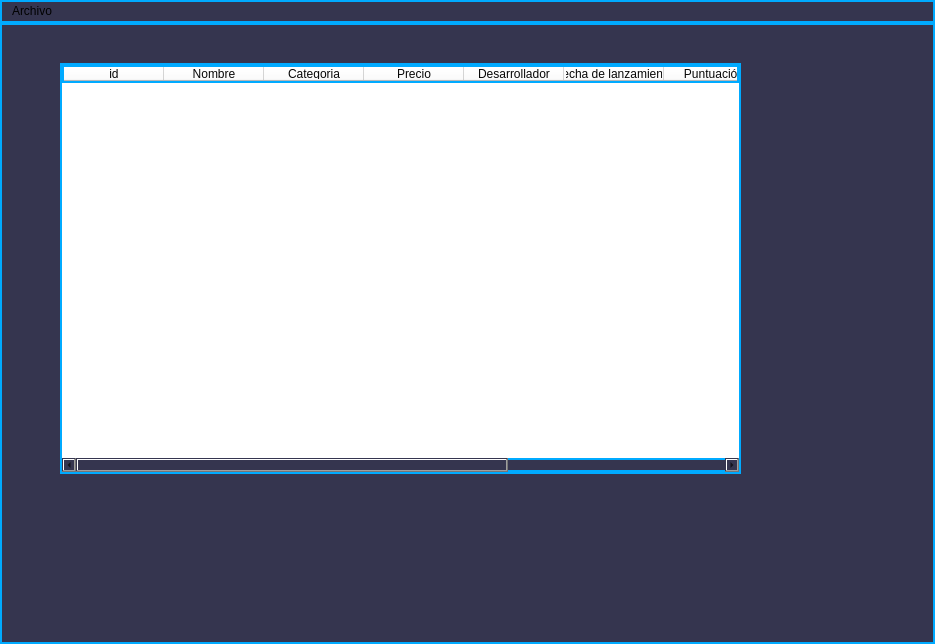
<?xml version="1.0" encoding="UTF-8"?>
<ui version="4.0">
 <class>MainWindow</class>
 <widget class="QMainWindow" name="MainWindow">
  <property name="geometry">
   <rect>
    <x>0</x>
    <y>0</y>
    <width>935</width>
    <height>644</height>
   </rect>
  </property>
  <property name="windowTitle">
   <string>MainWindow</string>
  </property>
  <property name="styleSheet">
   <string notr="true">background-color: rgb(53, 53, 79);
border: 2px solid #00aaff; /* Contorno neon azul */</string>
  </property>
  <widget class="QWidget" name="centralwidget">
   <widget class="QTableWidget" name="gameTable">
    <property name="geometry">
     <rect>
      <x>60</x>
      <y>40</y>
      <width>681</width>
      <height>411</height>
     </rect>
    </property>
    <property name="styleSheet">
     <string notr="true">color: rgb(7, 7, 7);
background-color: rgb(255, 255, 255);</string>
    </property>
    <column>
     <property name="text">
      <string>id</string>
     </property>
    </column>
    <column>
     <property name="text">
      <string>Nombre</string>
     </property>
    </column>
    <column>
     <property name="text">
      <string>Categoria</string>
     </property>
    </column>
    <column>
     <property name="text">
      <string>Precio</string>
     </property>
    </column>
    <column>
     <property name="text">
      <string>Desarrollador</string>
     </property>
    </column>
    <column>
     <property name="text">
      <string>Fecha de lanzamiento</string>
     </property>
    </column>
    <column>
     <property name="text">
      <string>Puntuación</string>
     </property>
    </column>
    <column>
     <property name="text">
      <string/>
     </property>
    </column>
    <column>
     <property name="text">
      <string/>
     </property>
    </column>
   </widget>
  </widget>
  <widget class="QMenuBar" name="menubar">
   <property name="geometry">
    <rect>
     <x>0</x>
     <y>0</y>
     <width>935</width>
     <height>22</height>
    </rect>
   </property>
   <widget class="QMenu" name="menuArchivo">
    <property name="title">
     <string>Archivo</string>
    </property>
    <addaction name="newGameAction"/>
   </widget>
   <addaction name="menuArchivo"/>
  </widget>
  <action name="newGameAction">
   <property name="text">
    <string>Nuevo Juego</string>
   </property>
  </action>
 </widget>
 <resources/>
 <connections/>
</ui>
